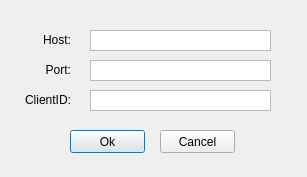
<?xml version="1.0" encoding="UTF-8"?>
<ui version="4.0">
 <class>DialogInteractiveBroker</class>
 <widget class="QDialog" name="DialogInteractiveBroker">
  <property name="geometry">
   <rect>
    <x>0</x>
    <y>0</y>
    <width>307</width>
    <height>177</height>
   </rect>
  </property>
  <property name="windowTitle">
   <string>Dialog</string>
  </property>
  <widget class="QPlainTextEdit" name="textHost">
   <property name="geometry">
    <rect>
     <x>90</x>
     <y>30</y>
     <width>181</width>
     <height>21</height>
    </rect>
   </property>
   <property name="sizePolicy">
    <sizepolicy hsizetype="Fixed" vsizetype="Fixed">
     <horstretch>0</horstretch>
     <verstretch>0</verstretch>
    </sizepolicy>
   </property>
   <property name="inputMethodHints">
    <set>Qt::ImhLowercaseOnly</set>
   </property>
   <property name="verticalScrollBarPolicy">
    <enum>Qt::ScrollBarAlwaysOff</enum>
   </property>
   <property name="horizontalScrollBarPolicy">
    <enum>Qt::ScrollBarAlwaysOff</enum>
   </property>
   <property name="tabChangesFocus">
    <bool>true</bool>
   </property>
   <property name="plainText">
    <string/>
   </property>
   <property name="overwriteMode">
    <bool>true</bool>
   </property>
   <property name="placeholderText">
    <string>localhost</string>
   </property>
  </widget>
  <widget class="QPlainTextEdit" name="textPort">
   <property name="geometry">
    <rect>
     <x>90</x>
     <y>60</y>
     <width>181</width>
     <height>21</height>
    </rect>
   </property>
   <property name="sizePolicy">
    <sizepolicy hsizetype="Fixed" vsizetype="Fixed">
     <horstretch>0</horstretch>
     <verstretch>0</verstretch>
    </sizepolicy>
   </property>
   <property name="inputMethodHints">
    <set>Qt::ImhLowercaseOnly</set>
   </property>
   <property name="verticalScrollBarPolicy">
    <enum>Qt::ScrollBarAlwaysOff</enum>
   </property>
   <property name="horizontalScrollBarPolicy">
    <enum>Qt::ScrollBarAlwaysOff</enum>
   </property>
   <property name="tabChangesFocus">
    <bool>true</bool>
   </property>
   <property name="plainText">
    <string/>
   </property>
   <property name="overwriteMode">
    <bool>true</bool>
   </property>
   <property name="placeholderText">
    <string>6550</string>
   </property>
  </widget>
  <widget class="QPlainTextEdit" name="textClientID">
   <property name="geometry">
    <rect>
     <x>90</x>
     <y>90</y>
     <width>181</width>
     <height>21</height>
    </rect>
   </property>
   <property name="sizePolicy">
    <sizepolicy hsizetype="Fixed" vsizetype="Fixed">
     <horstretch>0</horstretch>
     <verstretch>0</verstretch>
    </sizepolicy>
   </property>
   <property name="inputMethodHints">
    <set>Qt::ImhLowercaseOnly</set>
   </property>
   <property name="verticalScrollBarPolicy">
    <enum>Qt::ScrollBarAlwaysOff</enum>
   </property>
   <property name="horizontalScrollBarPolicy">
    <enum>Qt::ScrollBarAlwaysOff</enum>
   </property>
   <property name="tabChangesFocus">
    <bool>true</bool>
   </property>
   <property name="plainText">
    <string/>
   </property>
   <property name="overwriteMode">
    <bool>true</bool>
   </property>
   <property name="placeholderText">
    <string>0</string>
   </property>
  </widget>
  <widget class="QLabel" name="labelHost">
   <property name="geometry">
    <rect>
     <x>20</x>
     <y>30</y>
     <width>51</width>
     <height>20</height>
    </rect>
   </property>
   <property name="layoutDirection">
    <enum>Qt::LeftToRight</enum>
   </property>
   <property name="text">
    <string>Host:</string>
   </property>
   <property name="textFormat">
    <enum>Qt::PlainText</enum>
   </property>
   <property name="alignment">
    <set>Qt::AlignRight|Qt::AlignTrailing|Qt::AlignVCenter</set>
   </property>
   <property name="textInteractionFlags">
    <set>Qt::NoTextInteraction</set>
   </property>
  </widget>
  <widget class="QPushButton" name="pushConnect">
   <property name="enabled">
    <bool>true</bool>
   </property>
   <property name="geometry">
    <rect>
     <x>70</x>
     <y>130</y>
     <width>75</width>
     <height>23</height>
    </rect>
   </property>
   <property name="text">
    <string>Ok</string>
   </property>
  </widget>
  <widget class="QPushButton" name="pushCancel">
   <property name="geometry">
    <rect>
     <x>160</x>
     <y>130</y>
     <width>75</width>
     <height>23</height>
    </rect>
   </property>
   <property name="text">
    <string>Cancel</string>
   </property>
  </widget>
  <widget class="QLabel" name="labelPort">
   <property name="geometry">
    <rect>
     <x>20</x>
     <y>60</y>
     <width>51</width>
     <height>20</height>
    </rect>
   </property>
   <property name="layoutDirection">
    <enum>Qt::LeftToRight</enum>
   </property>
   <property name="text">
    <string>Port:</string>
   </property>
   <property name="textFormat">
    <enum>Qt::PlainText</enum>
   </property>
   <property name="alignment">
    <set>Qt::AlignRight|Qt::AlignTrailing|Qt::AlignVCenter</set>
   </property>
   <property name="textInteractionFlags">
    <set>Qt::NoTextInteraction</set>
   </property>
  </widget>
  <widget class="QLabel" name="labelClientID">
   <property name="geometry">
    <rect>
     <x>20</x>
     <y>90</y>
     <width>51</width>
     <height>20</height>
    </rect>
   </property>
   <property name="layoutDirection">
    <enum>Qt::LeftToRight</enum>
   </property>
   <property name="text">
    <string>ClientID:</string>
   </property>
   <property name="textFormat">
    <enum>Qt::PlainText</enum>
   </property>
   <property name="alignment">
    <set>Qt::AlignRight|Qt::AlignTrailing|Qt::AlignVCenter</set>
   </property>
   <property name="textInteractionFlags">
    <set>Qt::NoTextInteraction</set>
   </property>
  </widget>
 </widget>
 <resources/>
 <connections/>
</ui>
